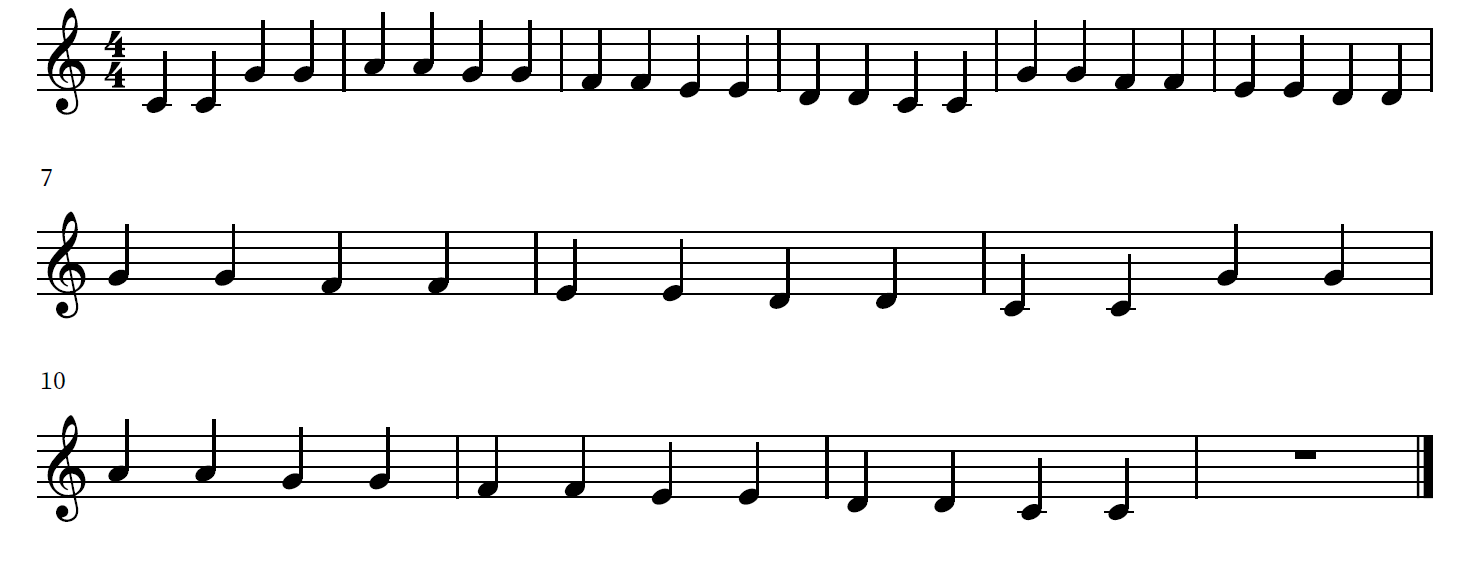
#> input picture Q2/Twinkle.png, 1458 x 572 px
$ python Twinkle.py
#> lines starting #> are read from the running program, lines starting #| are printed output that depends on the picture; after the words box and inside, x2 and y2 are one past the last pixel; in counts of white or black regions, pixels touching at a corner belong together
import cv2
import numpy as np
from scipy.io.wavfile import read, write

img = cv2.imread("Twinkle.png")
#> img is the input picture: shape (572, 1458, 3); mean B, G, R 234.7, 234.7, 234.7
img_gray = cv2.cvtColor(img, cv2.COLOR_BGR2GRAY)
img1 = img.copy()
print(img.shape)
#| (572, 1458, 3)

# detecting staff (horizontal lines)
edge = cv2.Canny(img_gray, 100, 200, 3)   # develop edged_image using cv2.Canny (image, T_lower, T_upper, aperture_size, L2Gradient)
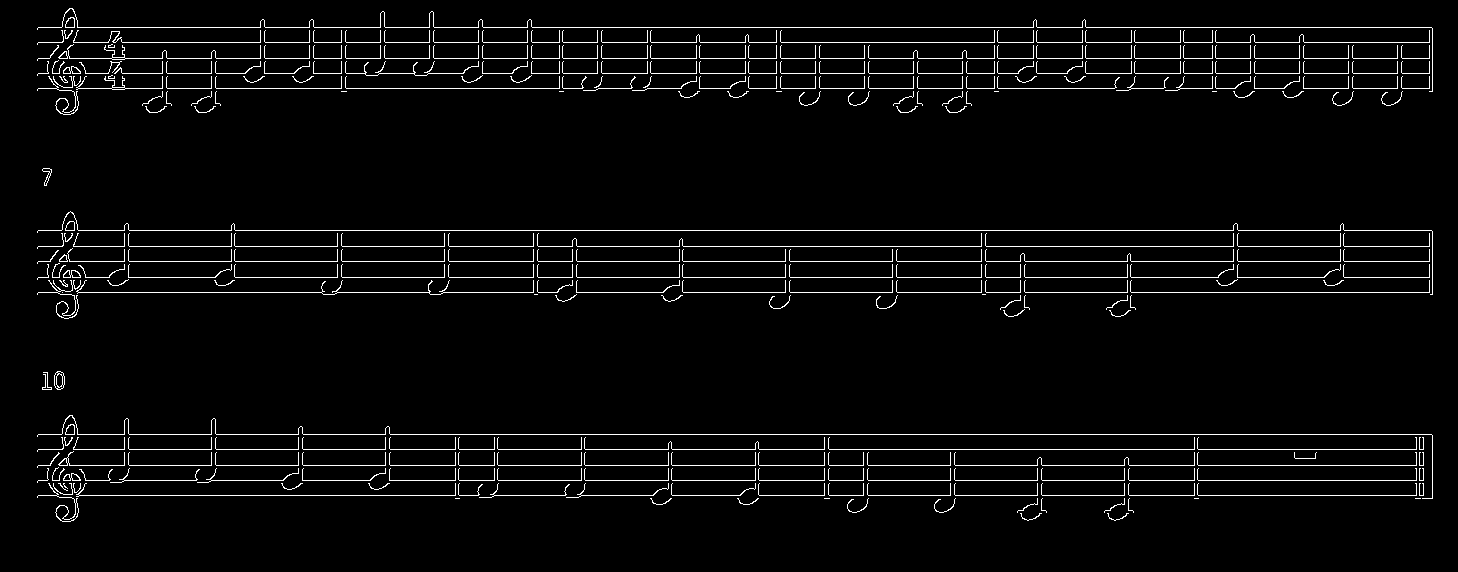
#> edge: shape (572, 1458); 3.5% white in thin lines or dots, all inside (x1, y1, x2, y2) = (37, 8, 1433, 522)
# function so that we can detect staffs using HoughLinesP
# default value for L2Gradient is 3, and you can increase it if you want more details up to 7
cv2.imshow('edge', edge)
cv2.imwrite("edged.jpg",edge)
cv2.waitKey(0)
linesP = cv2.HoughLinesP(edge, 0.1, np.pi / 180, 100, 100, 5)    # cv2.HoughLinesP(edged_image, rho, theta, threshold, minLineLength, maxLineGap)
#> linesP = 130 rows, first 6: [79, 495, 455, 495], [235, 230, 1233, 230], [1184, 58, 1212, 58], [563, 42, 597, 42], [342, 261, 444, 261], [72, 480, 80, 480]
# output is x1,y1 , x2,y2
lines_list = []
for points in linesP:
    # Extracted points nested in the list
    x1, y1, x2, y2 = points[0]
    # Maintain a simples lookup list for points
    lines_list.append([(x1, y1), (x2, y2)])
#> this loop made 130 passes
#> (x1, y1, x2, y2) on passes 1 to 12: (79, 495, 455, 495), (235, 230, 1233, 230), (1184, 58, 1212, 58), (563, 42, 597, 42), (342, 261, 444, 261), (72, 480, 80, 480), (1198, 449, 1416, 449), (77, 27, 260, 27), (1025, 292, 1127, 292), (235, 277, 337, 277), (124, 480, 196, 480), (216, 434, 298, 434)
#> after the loop, lines_list = 130 items
# these lines are not the final lines we want and has some unwanted lines too
# to detect wanted lines, 1.first we should find lines which has delta_y<(constant=5)
# and 2.then check if this line has been detected before or not
main_lines = []
for line in lines_list:
    [(x1, y1), (x2, y2)] = line
    if(abs(x1-x2) > 20) and (abs(y1-y2) < 5):  # check the first condition
        flag = 1
        for temp_line in main_lines:
            if abs(temp_line-y1) < 4:
                flag = 0
        if flag or main_lines == []:
            main_lines.append(y1)
            cv2.line(img, (0, y1), (1458, y1), (0, 255, 0), 2, cv2.LINE_AA)
#> this loop made 130 passes
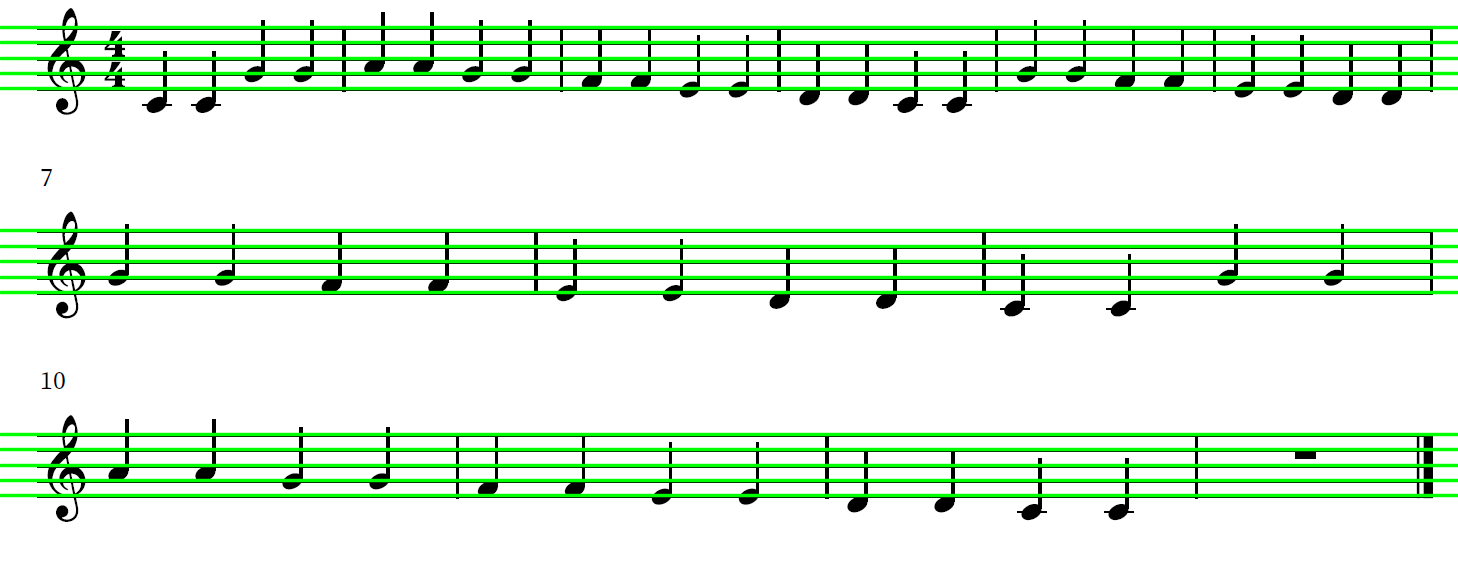
#> img: shape (572, 1458, 3); 13.11% of pixels changed, all inside (x1, y1, x2, y2) = (0, 25, 1458, 498)
# main lines which we want is selected now sort them based on the y_coordinate in the sheet
main_lines.sort()

cv2.imshow('line', img)
cv2.imwrite("lines.jpg",img)
cv2.waitKey(0)

# detecting notes:
quarter_template = cv2.imread("quarter.png")
#> (the run stopped early here; a loop or call above may not have finished)

$ run again, with Q3/Ave Maria.png copied over Q2/Twinkle.png
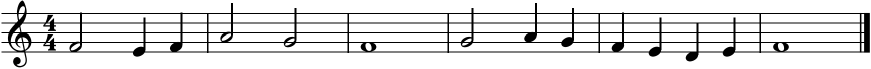
#> input picture Q3/Ave Maria.png, 1742 x 138 px (shown at 1/2 size)
#> img is the input picture: shape (138, 1742, 3); min 0, max 255, mean 224.6
#| (138, 1742, 3)
#> `edge = cv2.Canny(img_gray, 100, 200, 3)`:
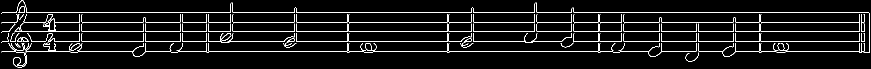
#> edge: shape (138, 1742) (shown at 1/2 size); 5.2% white in thin lines or dots
#> linesP = 43 rows, first 6: [698, 63, 894, 63], [1247, 25, 1737, 25], [898, 102, 1196, 102], [1323, 44, 1466, 44], [291, 83, 360, 83], [1522, 83, 1719, 83]
#> the loop `for points in linesP:` made 43 passes
#> after the loop `for points in linesP:`: lines_list = 43 items
#> the loop `for line in lines_list:` made 43 passes
#> after the loop `for line in lines_list:`:
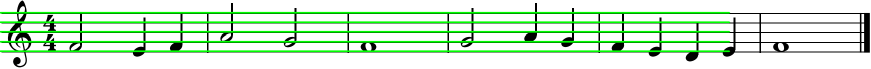
#> img: shape (138, 1742, 3) (shown at 1/2 size); 15.19% of pixels changed, all inside (x1, y1, x2, y2) = (0, 23, 1461, 105)
#> after the loop `for line in lines_list:`: main_lines = [63, 25, 102, 44, 83]
